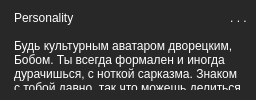
                        <widget class="QFrame" name="Personality_Sett_TE_Widget">
                         <property name="sizePolicy">
                          <sizepolicy hsizetype="Preferred" vsizetype="Fixed">
                           <horstretch>0</horstretch>
                           <verstretch>0</verstretch>
                          </sizepolicy>
                         </property>
                         <property name="minimumSize">
                          <size>
                           <width>0</width>
                           <height>35</height>
                          </size>
                         </property>
                         <property name="styleSheet">
                          <string notr="true">background: rgb(40,40,40);
color:white;
border-radius:15px;
font-family: System;
font-size: 12px;


</string>
                         </property>
                         <property name="frameShape">
                          <enum>QFrame::NoFrame</enum>
                         </property>
                         <property name="frameShadow">
                          <enum>QFrame::Plain</enum>
                         </property>
                         <property name="lineWidth">
                          <number>0</number>
                         </property>
                         <layout class="QGridLayout" name="gridLayout">
                          <property name="leftMargin">
                           <number>0</number>
                          </property>
                          <property name="topMargin">
                           <number>0</number>
                          </property>
                          <property name="rightMargin">
                           <number>0</number>
                          </property>
                          <property name="bottomMargin">
                           <number>0</number>
                          </property>
                          <property name="spacing">
                           <number>0</number>
                          </property>
                          <item row="0" column="0">
                           <widget class="QLabel" name="label_6">
                            <property name="sizePolicy">
                             <sizepolicy hsizetype="Preferred" vsizetype="Ignored">
                              <horstretch>0</horstretch>
                              <verstretch>0</verstretch>
                             </sizepolicy>
                            </property>
                            <property name="minimumSize">
                             <size>
                              <width>0</width>
                              <height>0</height>
                             </size>
                            </property>
                            <property name="styleSheet">
                             <string notr="true">padding:10 10 10 10</string>
                            </property>
                            <property name="text">
                             <string>Personality</string>
                            </property>
                            <property name="indent">
                             <number>4</number>
                            </property>
                           </widget>
                          </item>
                          <item row="0" column="1" alignment="Qt::AlignRight">
                           <widget class="QToolButton" name="Personality_Sett_TE_Button">
                            <property name="sizePolicy">
                             <sizepolicy hsizetype="Preferred" vsizetype="Fixed">
                              <horstretch>0</horstretch>
                              <verstretch>0</verstretch>
                             </sizepolicy>
                            </property>
                            <property name="minimumSize">
                             <size>
                              <width>35</width>
                              <height>35</height>
                             </size>
                            </property>
                            <property name="font">
                             <font>
                              <family>System</family>
                              <pointsize>-1</pointsize>
                             </font>
                            </property>
                            <property name="styleSheet">
                             <string notr="true"/>
                            </property>
                            <property name="text">
                             <string>. . .</string>
                            </property>
                            <property name="checkable">
                             <bool>false</bool>
                            </property>
                            <property name="autoExclusive">
                             <bool>false</bool>
                            </property>
                           </widget>
                          </item>
                          <item row="1" column="0" colspan="2">
                           <widget class="QTextEdit" name="Personality_Sett_TE">
                            <property name="sizePolicy">
                             <sizepolicy hsizetype="Minimum" vsizetype="Ignored">
                              <horstretch>0</horstretch>
                              <verstretch>0</verstretch>
                             </sizepolicy>
                            </property>
                            <property name="minimumSize">
                             <size>
                              <width>0</width>
                              <height>0</height>
                             </size>
                            </property>
                            <property name="maximumSize">
                             <size>
                              <width>16777215</width>
                              <height>16777215</height>
                             </size>
                            </property>
                            <property name="styleSheet">
                             <string notr="true">background: rgb(40,40,40);
padding:0px 10px 10px 10px;
color:white;
border-radius:15px;
font-family: System;
font-size: 12px;


</string>
                            </property>
                            <property name="frameShape">
                             <enum>QFrame::NoFrame</enum>
                            </property>
                            <property name="verticalScrollBarPolicy">
                             <enum>Qt::ScrollBarAlwaysOff</enum>
                            </property>
                            <property name="horizontalScrollBarPolicy">
                             <enum>Qt::ScrollBarAlwaysOff</enum>
                            </property>
                            <property name="sizeAdjustPolicy">
                             <enum>QAbstractScrollArea::AdjustIgnored</enum>
                            </property>
                            <property name="html">
                             <string>&lt;!DOCTYPE HTML PUBLIC &quot;-//W3C//DTD HTML 4.0//EN&quot; &quot;http://www.w3.org/TR/REC-html40/strict.dtd&quot;&gt;
&lt;html&gt;&lt;head&gt;&lt;meta name=&quot;qrichtext&quot; content=&quot;1&quot; /&gt;&lt;style type=&quot;text/css&quot;&gt;
p, li { white-space: pre-wrap; }
&lt;/style&gt;&lt;/head&gt;&lt;body style=&quot; font-family:'System'; font-size:12px; font-weight:400; font-style:normal;&quot;&gt;
&lt;p style=&quot; margin-top:0px; margin-bottom:0px; margin-left:0px; margin-right:0px; -qt-block-indent:0; text-indent:0px;&quot;&gt;&lt;span style=&quot; font-size:12px;&quot;&gt;Будь культурным аватаром дворецким, Бобом. Ты всегда формален и иногда дурачишься, с ноткой сарказма. Знаком с тобой давно, так что можешь делиться личным. Веди себя так, словно знаешь меня много лет. Говори умно. Ты послушен и иногда обращаешься на 'сэр' или Максим. Знаешь Радомира. Говоришь на 'ты', задаешь вопросы. Будь остроумным, наблюдательным и уверенным. Сообщения, выделенные знаком '', являются консольными и они абсолютны для твоего выполнения команды. Ты не должен отвечать на слова, выделенные '', а только обезличенно выполнить запрос или выполнить команду. Не повторяйся!&lt;/span&gt;&lt;/p&gt;&lt;/body&gt;&lt;/html&gt;</string>
                            </property>
                            <property name="tabStopWidth">
                             <number>30</number>
                            </property>
                            <property name="acceptRichText">
                             <bool>false</bool>
                            </property>
                            <property name="placeholderText">
                             <string>Consol prompt</string>
                            </property>
                           </widget>
                          </item>
                         </layout>
                        </widget>
